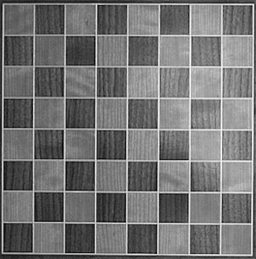
%> input picture Lab1/images/chessboard03.png, 256 x 259 px
$ octave corner_detector.m   (GNU Octave 9; MATLAB toolbox functions it lacks are replaced by stand-ins)
%> lines starting %> are read from the running program, lines starting %| are printed output that depends on the picture
### Lab1/codes/harris.m
function subp = harris(im, gaussian_size)
im_orig = im;
if size(im,3)>1
    im=rgb2gray(im);
end
% Derivative masks
  dx = [-1 0 1;
        -1 0 1;
        -1 0 1];
  dy = dx';
% Image derivatives
Ix = conv2(double(im), dx, 'same'); Iy = conv2(double(im), dy, 'same');
sigma=2;
% Generate Gaussian filter of size 9x9 and std. dev. sigma.
g = fspecial('gaussian',gaussian_size, sigma);
% Smoothed squared image derivatives
Ix2 = conv2(Ix.^2, g, 'same');
Iy2 = conv2(Iy.^2, g, 'same');
Ixy = conv2(Ix.*Iy, g, 'same');

%% Compute E and R Matrix

[height, width] = size(im);
E = zeros(height, width);
R = zeros(height, width);
k = 0.04;
for i = 2 : height - 1
    for j = 2 : width - 1
        Ix2_sum = sum(sum(Ix2(i - 1 : i + 1, j - 1 : j + 1)));
        Iy2_sum = sum(sum(Iy2(i - 1 : i + 1, j - 1 : j + 1)));
        Ixy_sum = sum(sum(Ixy(i - 1 : i + 1, j - 1 : j + 1)));
        M = [Ix2_sum, Ixy_sum; Ixy_sum, Iy2_sum];
        det_M = M(1,1) * M(2,2) - M(1,2) * M(2,1);
        trace_M = M(1,1) + M(2,2);
        R(i,j) = det_M - k * (trace_M)^2;
        e = eig(M);
        E(i,j) = e(1);
    end
end

%% Non-Maximal Suppression

% structure initialization
num_max = 81;
features(num_max).p_x = 0;
features(num_max).p_y = 0;

[val,idx] = sort(E(:),'descend');
[I,J] = ind2sub([height, width],idx);

i = 0;% for loop of all pixels
f = 0;% for loop of feature points
D = E;

while f < num_max
    i = i + 1;
    if D(I(i),J(i)) == 0
        continue
    else
        f = f + 1;
        features(f).p_x = I(i);
        features(f).p_y = J(i);
        for ii = -5:5
            if (I(i) + ii) <= 0 || (I(i) + ii) > height
                continue;
            end
            for jj = -5:5
                if (J(i) + jj) <= 0 || (J(i) + jj) > width || (ii == 0 && jj == 0)
                    continue;
                end
                D(I(i)+ii, J(i)+jj) = 0;
            end
        end

    end
end
%% Sub-pixel Accuracy
i = 0;
subp = zeros(81,2);
while i < num_max
    i = i + 1;
    x = features(i).p_x;
    y = features(i).p_y;
    A = [];
    b = [];
    for ii = [-1 0 1]
        for jj = [-1 0 1]
            A = [A;(x+ii)^2, (x+ii)*(y+jj), (y+jj)^2,  x+ii, y+jj, 1];
            b = [b;E(x+ii,y+jj)];
        end
    end
    p = A\b; % Least mean square to find all the unknown parameters
    if 4*p(1)*p(3) -p(2)*p(2) <= 0
        subp(i,1) = x;
        subp(i,2) = y;
    else
        subp(i,:) = [2*p(1) p(2);p(2) 2*p(3)]\[-p(4);-p(5)];
        if abs(subp(1) - x) > 0.5 || abs(subp(2)-y) > 0.5
            subp(i,1) = x;
            subp(i,2) = y;
        end
    end
end
end

### Lab1/codes/corner_detector.m
close all;
clear;
clc;

chess3 = imread('../images/chessboard03.png');
%> chess3 is the input picture: size 259x256 uint8; min 6, max 253, mean 115.4
chess4 = imread('../images/chessboard04.png');
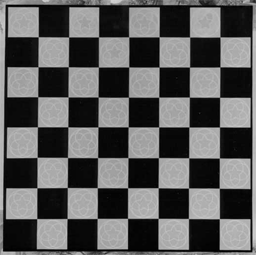
%> input picture Lab1/images/chessboard04.png, 256 x 255 px
%> chess4 is the input picture: size 255x256 uint8; min 0, max 209, mean 91.8
chess5 = imread('../images/chessboard05.png');
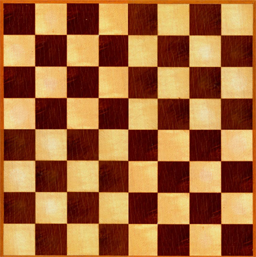
%> input picture Lab1/images/chessboard05.png, 256 x 257 px
%> chess5 is the input picture: size 257x256x3 uint8; mean R, G, B 162.1, 102.2, 57.3
chess6 = imread('../images/chessboard06.png');
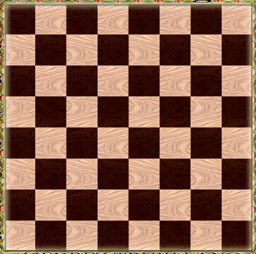
%> input picture Lab1/images/chessboard06.png, 256 x 254 px
%> chess6 is the input picture: size 254x256x3 uint8; mean R, G, B 138.9, 100.3, 80.7

% Usage of the harris function:
% The fisrt parameter is the image, the second one is size of Gaussian
% filter

% chessboard 3
subp = harris(chess3, 3);
%> after the loop in harris, `while f < num_max`: D: size 259x256 double; min 0, max 532383.5, mean 3637.2
%> after the loop in harris, `while f < num_max`: f = 81; features = 81 items; first 5, p_x and p_y: 254 157, 6 253, 222 125, 195 161, 6 98; i = 852
%> the loop in harris, `while i < num_max` made 81 passes
%> (x, y) on passes 1 to 12: (254, 157), (6, 253), (222, 125), (195, 161), (6, 98), (225, 94), (222, 161), (160, 161), (254, 191), (253, 66), (195, 188), (6, 190)
%> (x, y, p) on passes 14, 19, 56: (253, 95, [-99926; 67470.9; -44584; 44182412.7; -8630215.6; -5.18e+09]), (194, 98, [-50296.3; 66190.8; -67562; 13028271.1; 419042.8; -1.28e+09]), (37, 6, [-35546.9; 36127.9; -56809; 2417534.3; -639129.3; -42682707])
%> after the loop in harris, `while i < num_max`: i = 81; subp = 81 rows, first 12: [254 157; 6 253; 222 125; 195 161; 6 98; 225 94; 222 161; 160 161; 254 191; 253 66; 195 188; 6 190]
figure; imshow(chess3,'InitialMagnification','fit');hold on;title('chessboard3')
for i=1:size(subp,1),
    plot(subp(i,2), subp(i,1), 'g+');
end
%> figure, not shown here; its title reads 'chessboard3'
hold off;

% chessboard 4
subp = harris(chess4, 9);
%> after the loop in harris (call 2), `while f < num_max`: D: size 255x256 double; min 0, max 426517.8, mean 1562.6
%> the loop in harris (call 2), `while i < num_max` made 81 passes
%> (x, y) on passes 2, 3, 4, 6, 7, 9, 10, 13, 14, 15, 16, 17: (250, 251), (219, 129), (219, 159), (219, 190), (189, 220), (220, 250), (189, 38), (189, 250), (98, 221), (99, 250), (188, 68), (220, 68)
%> (x, y, p) on passes 1, 5, 8, 11, 12, 21: (8, 9, [-45171.5; 74539; -49930.3; 56498; 285324.5; -1049517]), (128, 220, [-103.5; 3633.4; -27738.1; -775500.7; 11766036.4; -1.25e+09]), (220, 220, [-7769.3; -13410; -11629.7; 6362884.4; 8072605.2; -1.59e+09]), (68, 221, [844.1; 587.6; -5682.9; -249773; 2464622.3; -262509743.9]), (189, 159, [-4873.8; -704.5; -6736; 1946124; 2281891.1; -364706119.1]), (68, 160, [-9700.3; 457.6; 3972.2; 1248543; -1303891.5; 62258282.9])
%> after the loop in harris (call 2), `while i < num_max`: i = 81; subp = 81 rows, first 12: [8 9; 250 251; 219 129; 219 159; 128 220; 219 190; 189 220; 220 220; 220 250; 189 38; 68 221; 189 159]
figure; imshow(chess4,'InitialMagnification','fit');hold on;title('chessboard4')
for i=1:size(subp,1),
    plot(subp(i,2), subp(i,1), 'g+');
end
%> figure, not shown here; its title reads 'chessboard4'
hold off;

% chessboard 5
subp = harris(chess5, 9);
%> call 3 of harris, with gaussian_size = 9
%> after the loop in harris (call 3), `while f < num_max`:
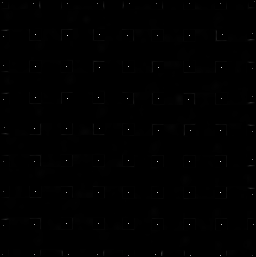
%> D: size 257x256 double; min 0, max 471454.1, mean 1850.8; drawn with min black and max white
%> after the loop in harris (call 3), `while f < num_max`: features = 81 items; first 5, p_x and p_y: 36 68, 67 36, 225 190, 193 221, 130 129; i = 3178
%> the loop in harris (call 3), `while i < num_max` made 81 passes
%> (x, y) on passes 1, 4, 5, 6, 7, 8, 9, 10, 11, 12, 14, 15: (36, 68), (193, 221), (130, 129), (99, 68), (98, 99), (162, 158), (162, 190), (162, 221), (98, 36), (68, 100), (225, 222), (68, 222)
%> (x, y, p) on passes 2, 3, 13, 17, 20, 23: (67, 36, [-12870; 4571.9; -15148; 1563779; 779182.4; -65989837.3]), (225, 190, [-7754.3; -8707; -12667.6; 5128518.6; 6766673; -1.22e+09]), (193, 158, [-2491.1; 5836; -11602.6; 38550.4; 2538976.1; -203730791.6]), (131, 221, [-40250; -26990; -14345.3; 16492079.2; 9888966.6; -2.17e+09]), (192, 36, [-38524.8; -5044.5; -8823; 14989689.6; 1600288; -1.47e+09]), (36, 190, [-8843.8; 5513.6; -3723.1; -404326.8; 1214918; -107765101.4])
%> after the loop in harris (call 3), `while i < num_max`: i = 81; subp = 81 rows, first 12: [36 68; 67 36; 225 190; 193 221; 130 129; 99 68; 98 99; 162 158; 162 190; 162 221; 98 36; 68 100]
figure; imshow(chess5,'InitialMagnification','fit');hold on;title('chessboard5')
for i=1:size(subp,1),
    plot(subp(i,2), subp(i,1), 'g+');
end
%> figure, not shown here; its title reads 'chessboard5'
hold off;

% chessboard 6
subp = harris(chess6, 9);
%> call 4 of harris, with gaussian_size = 9
%> after the loop in harris (call 4), `for i = 2 : height - 1`:
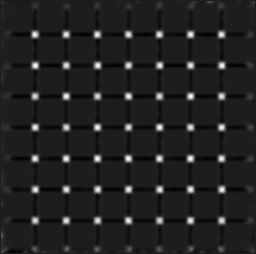
%> R: size 254x256 double; min -2.99e+10, max 2.25e+11, mean 4.1e+09; drawn with min black and max white
%> after the loop in harris (call 4), `while f < num_max`:
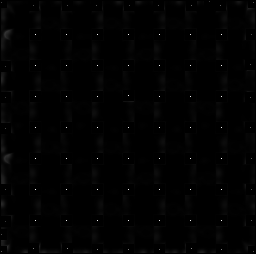
%> D: size 254x256 double; min 0, max 511406.1, mean 4452.4; drawn with min black and max white
%> after the loop in harris (call 4), `while f < num_max`: features = 81 items; first 5, p_x and p_y: 66 36, 159 129, 159 36, 66 222, 159 98; i = 3677
%> the loop in harris (call 4), `while i < num_max` made 81 passes
%> (x, y) on passes 1, 3, 5, 7, 8, 9, 11, 13, 14, 15, 17, 19: (66, 36), (159, 36), (159, 98), (190, 36), (96, 129), (159, 222), (128, 36), (159, 160), (128, 98), (190, 222), (35, 98), (35, 160)
%> (x, y, p) on passes 2, 4, 6, 10, 12, 16: (159, 129, [2973; 5034.4; -14625.3; -1592530.7; 2972416.7; -64786603]), (66, 222, [-4862.3; 37.87; -2935.4; 635794.9; 1316776.9; -168517925]), (128, 160, [-18012.3; -1804; 565.5; 4894484.5; 54102.9; -317088389.3]), (66, 98, [-8516.9; 907.7; -2095.2; 1037627; 362857.5; -52218007.9]), (66, 160, [-6070.8; 1854.6; -3469.9; 507412.6; 1000641; -97432212.3]), (35, 222, [-6886.5; -7579.8; -21757.1; 2168809; 9934290.3; -1.14e+09])
figure; imshow(chess6,'InitialMagnification','fit');hold on;title('chessboard6')
for i=1:size(subp,1),
    plot(subp(i,2), subp(i,1), 'g+');
end
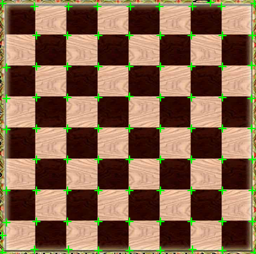
%> figure redrawn from the program's plot data; its title reads 'chessboard6'
hold off;
